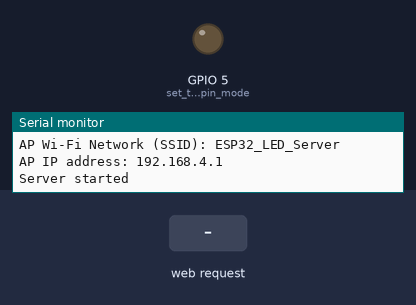
This sketch was run on a simulated ESP32. Parts: output pins drawn as LEDs (lit = HIGH), the last lines printed to the serial monitor. The test bench sets the inputs (shaded band).

Above: at 1.2 s.
1.3 s: HTTP request GET /H received
At 2.5 s:
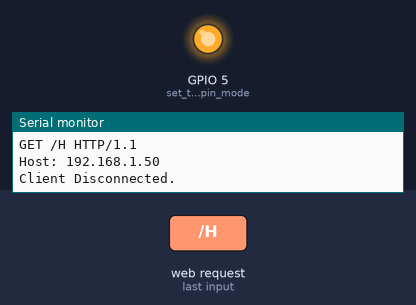
2.8 s: HTTP request GET /L received
At 3.7 s:
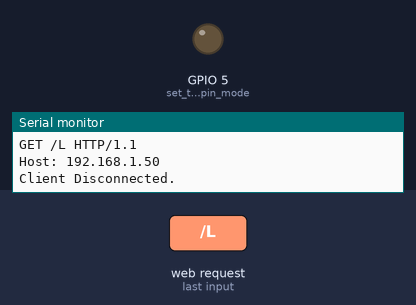
Timing chart, 0 to 5.8 s (numbered marks = the images above; inputs shaded):
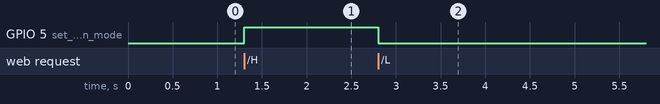

Measured:
- after the input at 1.3 s, GPIO 5 (set_the_LED_pin_mode): LOW → HIGH at once
- after the input at 2.8 s, GPIO 5 (set_the_LED_pin_mode): HIGH → LOW at once

The sketch:

SimpleWiFiAPServer.ino
```cpp
/*
 WiFi Access Point (SoftAP) Web Server LED Blink

 A simple web server hosted on the ESP32's own Wi-Fi network (Access Point mode)
 that lets you control an LED via a web browser without needing an external router.

 Steps to use:
 1. Upload this sketch to your ESP32.
 2. Connect your phone or laptop to the ESP32's Wi-Fi network:
    - SSID: "ESP32_LED_Server"
    - Password: "12345678"
 3. Open a web browser and go to the IP address printed in the Serial Monitor
    (default is http://192.168.4.1):
    - http://192.168.4.1/H turns the LED on
    - http://192.168.4.1/L turns the LED off

 Circuit:
 * ESP32 board
 * LED attached to pin 5
*/

#include <Arduino.h>
#include <WiFi.h>
#include <WiFiAP.h>

const char *ssid = "ESP32_LED_Server";
const char *password = "12345678";  // Must be at least 8 characters (or "" for an open network)

NetworkServer server(80);

void setup() {
  Serial.begin(115200);
  pinMode(5, OUTPUT);  // set the LED pin mode

  delay(10);

  Serial.println();
  Serial.println("Configuring access point...");

  // Start the ESP32 as a Wi-Fi Access Point (hotspot)
  if (!WiFi.softAP(ssid, password)) {
    Serial.println("Soft AP creation failed.");
    while (1);
  }

  IPAddress myIP = WiFi.softAPIP();
  Serial.print("AP Wi-Fi Network (SSID): ");
  Serial.println(ssid);
  Serial.print("AP IP address: ");
  Serial.println(myIP);

  server.begin();
  Serial.println("Server started");
}

void loop() {
  NetworkClient client = server.accept();  // listen for incoming clients

  if (client) {                     // if you get a client,
    Serial.println("New Client.");  // print a message out the serial port
    String currentLine = "";        // make a String to hold incoming data from the client
    while (client.connected()) {    // loop while the client's connected
      if (client.available()) {     // if there's bytes to read from the client,
        char c = client.read();     // read a byte, then
        Serial.write(c);            // print it out the serial monitor
        if (c == '\n') {            // if the byte is a newline character

          // if the current line is blank, you got two newline characters in a row.
          // that's the end of the client HTTP request, so send a response:
          if (currentLine.length() == 0) {
            // HTTP headers always start with a response code (e.g. HTTP/1.1 200 OK)
            // and a content-type so the client knows what's coming, then a blank line:
            client.println("HTTP/1.1 200 OK");
            client.println("Content-type:text/html");
            client.println();

            // the content of the HTTP response follows the header:
            client.print("Click <a href=\"/H\">here</a> to turn the LED on pin 5 on.<br>");
            client.print("Click <a href=\"/L\">here</a> to turn the LED on pin 5 off.<br>");

            // The HTTP response ends with another blank line:
            client.println();
            // break out of the while loop:
            break;
          } else {  // if you got a newline, then clear currentLine:
            currentLine = "";
          }
        } else if (c != '\r') {  // if you got anything else but a carriage return character,
          currentLine += c;      // add it to the end of the currentLine
        }

        // Check to see if the client request was "GET /H" or "GET /L":
        if (currentLine.endsWith("GET /H")) {
          digitalWrite(5, HIGH);  // GET /H turns the LED on
        }
        if (currentLine.endsWith("GET /L")) {
          digitalWrite(5, LOW);  // GET /L turns the LED off
        }
      }
    }
    // close the connection:
    client.stop();
    Serial.println("Client Disconnected.");
  }
}
```
